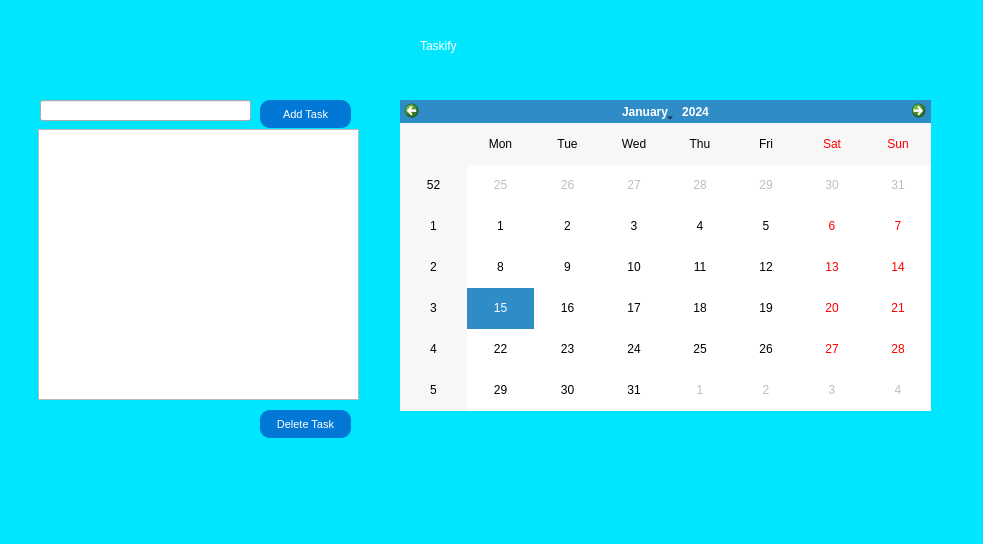
<?xml version="1.0" encoding="UTF-8"?>
<ui version="4.0">
 <class>Form</class>
 <widget class="QWidget" name="Form">
  <property name="geometry">
   <rect>
    <x>0</x>
    <y>0</y>
    <width>983</width>
    <height>544</height>
   </rect>
  </property>
  <property name="windowTitle">
   <string>Form</string>
  </property>
  <widget class="QWidget" name="bgwidget" native="true">
   <property name="geometry">
    <rect>
     <x>0</x>
     <y>0</y>
     <width>983</width>
     <height>544</height>
    </rect>
   </property>
   <property name="styleSheet">
    <string notr="true">background-color: 
rgb(0, 230, 255)</string>
   </property>
   <widget class="QLabel" name="label">
    <property name="geometry">
     <rect>
      <x>420</x>
      <y>0</y>
      <width>161</width>
      <height>91</height>
     </rect>
    </property>
    <property name="styleSheet">
     <string notr="true">font: 30pt &quot;MS Shell Dlg 2&quot;; color:rgb(255, 255, 255)</string>
    </property>
    <property name="text">
     <string>Taskify</string>
    </property>
   </widget>
   <widget class="QPushButton" name="deleteButton">
    <property name="geometry">
     <rect>
      <x>260</x>
      <y>410</y>
      <width>91</width>
      <height>28</height>
     </rect>
    </property>
    <property name="styleSheet">
     <string notr="true">border-radius:10px;
background-color: #0178D6;
color:white;
font:8pt;
</string>
    </property>
    <property name="text">
     <string>Delete Task</string>
    </property>
   </widget>
   <widget class="QPushButton" name="addButton">
    <property name="geometry">
     <rect>
      <x>260</x>
      <y>100</y>
      <width>91</width>
      <height>28</height>
     </rect>
    </property>
    <property name="styleSheet">
     <string notr="true">border-radius:10px;
background-color: #0178D6;
color:white;
font:8pt;
</string>
    </property>
    <property name="text">
     <string>Add Task</string>
    </property>
   </widget>
  </widget>
  <widget class="QCalendarWidget" name="calendarWidget">
   <property name="geometry">
    <rect>
     <x>400</x>
     <y>100</y>
     <width>531</width>
     <height>311</height>
    </rect>
   </property>
   <property name="styleSheet">
    <string notr="true"/>
   </property>
  </widget>
  <widget class="QListWidget" name="tasksListWidget">
   <property name="geometry">
    <rect>
     <x>38</x>
     <y>129</y>
     <width>321</width>
     <height>271</height>
    </rect>
   </property>
   <property name="styleSheet">
    <string notr="true"/>
   </property>
  </widget>
  <widget class="QLineEdit" name="taskLineEdit">
   <property name="geometry">
    <rect>
     <x>40</x>
     <y>100</y>
     <width>211</width>
     <height>21</height>
    </rect>
   </property>
  </widget>
 </widget>
 <resources/>
 <connections/>
</ui>
